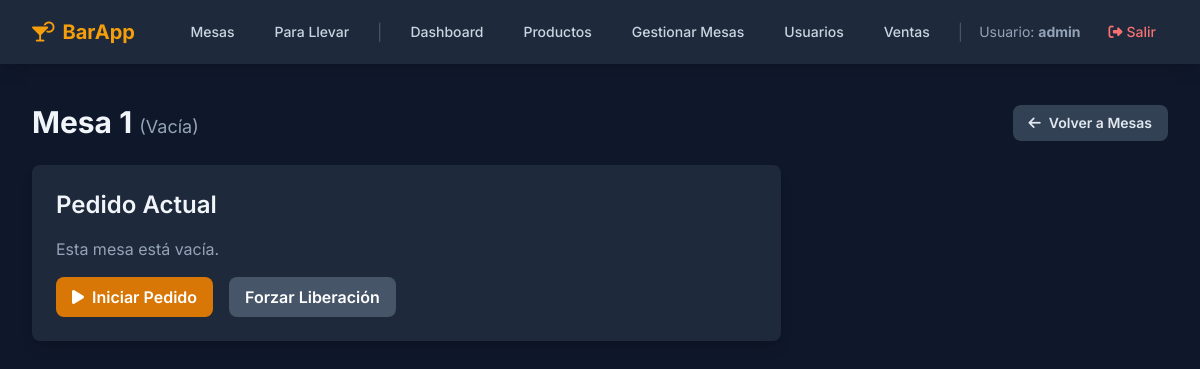
Screenshot of /mozo/table/1 (signed in) with the database file from the repository.
### app/models.py (models this page shows, shortened)
class User(UserMixin, db.Model):
    id = db.Column(db.Integer, primary_key=True)
    username = db.Column(db.String(80), unique=True, nullable=False)
    password_hash = db.Column(db.String(256), nullable=False)
    role = db.Column(db.String(20), nullable=False, default='mozo')

class Table(db.Model):
    id = db.Column(db.Integer, primary_key=True)
    number = db.Column(db.Integer, unique=True, nullable=False)
    capacity = db.Column(db.Integer, nullable=False)
    status = db.Column(db.String(20), default='Vacía')
    orders = db.relationship('Order', back_populates='table_assigned', lazy='dynamic')

### app/mozo.py (the view)
@mozo_bp.route('/table/<int:table_id>')
@mozo_required
def table_detail_view(table_id):
    table_instance = Table.query.get_or_404(table_id)
    current_order = Order.query.filter_by(table_id=table_instance.id, status='Activo').first()
    products_by_category = get_products_by_category()
    payment_methods = ['Efectivo', 'Tarjeta', 'Transferencia']
    return render_template('mozo/table_detail.html',
                           table=table_instance,
                           current_order=current_order,
                           products_by_category=products_by_category,
                           payment_methods=payment_methods,
                           title=f"Mesa {table_instance.number}")

### app/mozo.py (called while the page is built)
def get_products_by_category():
    products_query = Product.query.filter(Product.stock > 0).order_by(Product.type, Product.name).all()
    products_by_cat = OrderedDict()
    preferred_categories = [
        "Sandwiches", "Hamburguesas", "Pizzas", "Milanesas al Plato", "Tostados & Especiales",
        "Papas Fritas", "Agregados", "Bebidas con Alcohol", "Bebidas sin Alcohol", "Postre", "Otro"
    ]
    for cat_name in preferred_categories:
        products_by_cat[cat_name] = []
    for product in products_query:
        if product.type not in products_by_cat:
            products_by_cat[product.type] = []
        products_by_cat[product.type].append(product)
    final_products_by_cat = OrderedDict()
    for cat_name, prods_in_cat in products_by_cat.items():
        if prods_in_cat:
            final_products_by_cat[cat_name] = prods_in_cat
    return final_products_by_cat

### app/utils.py (called while the page is built)
def mozo_required(f):
    @wraps(f)
    def decorated_function(*args, **kwargs):
        if not current_user.is_authenticated or current_user.role not in ['admin', 'mozo']:
            flash("No tienes permiso para acceder a esta página.", "danger")
            return redirect(url_for('auth.login'))
        return f(*args, **kwargs)
    return decorated_function

### app/templates/mozo/table_detail.html (shortened to what this page needs)
{% extends "layout.html" %}
{% block content %}
<div class="flex justify-between items-center mb-6">
    <h1 class="text-3xl font-bold text-slate-100">
        Mesa {{ table.number }}
        <span class="text-lg font-normal text-slate-400">({{ table.status }})</span>
    </h1>
    <a href="{{ url_for('mozo.tables_view') }}" class="px-4 py-2 rounded-lg text-sm font-semibold bg-slate-700 hover:bg-slate-600 transition-colors">
        <i class="fa-solid fa-arrow-left mr-2"></i>Volver a Mesas
    </a>
</div>
<div class="grid grid-cols-1 lg:grid-cols-3 gap-6">
    <div class="lg:col-span-2 bg-slate-800 p-6 rounded-lg shadow-lg">
        <h2 class="text-2xl font-semibold mb-4 text-slate-100">Pedido Actual</h2>
        {% if current_order %}
            <p class="mb-4 text-slate-400">ID del Pedido: #{{ current_order.id }}</p>
            <div id="order-items-list" class="mb-4 border-t border-b border-slate-700 divide-y divide-slate-700">
                {% for item in current_order.items %}
                <div id="item-row-{{ item.id }}" class="py-3 flex justify-between items-center">
                    <div>
                        <p class="font-medium text-slate-100">{{ item.product.name }}</p>
                        <p class="text-sm text-slate-400">{{ item.quantity }} x ${{ "%.2f"|format(item.unit_price) }}</p>
                    </div>
                    <div class="text-right">
                        <p class="font-semibold text-slate-100">${{ "%.2f"|format(item.subtotal) }}</p>
                        <button onclick="removeItem({{ item.id }}, '{{ item.product.name | e }}', {{ item.product.id }})" class="text-xs text-red-400 hover:text-red-300 transition-colors">Quitar</button>
                    </div>
                </div>
                {% endfor %}
                {% if not current_order.items %}
                <p id="no-items-message" class="text-slate-500 py-4 text-center">No hay ítems en este pedido.</p>
                {% endif %}
            </div>
            <div class="flex justify-between items-center mt-6">
                <p class="text-2xl font-bold text-slate-100">Total: <span id="order-total" class="text-amber-500">${{ "%.2f"|format(current_order.total_amount) }}</span></p>
                <div class="flex flex-wrap gap-3 justify-end">
                    <button id="open-payment-modal-btn" type="button" class="px-4 py-2 rounded-lg font-semibold bg-emerald-600 hover:bg-emerald-700 transition-colors text-white {% if not current_order.items %}opacity-50 cursor-not-allowed{% endif %}" {% if not current_order.items %}disabled title="Añada ítems para poder cobrar"{% endif %}>
                        <i class="fa-solid fa-dollar-sign mr-2"></i>Cobrar Pedido
                    </button>
                    <form action="{{ url_for('mozo.cancel_order', order_id=current_order.id) }}" method="POST" onsubmit="return confirm('¿Desea CANCELAR este pedido? El stock de los productos será devuelto.');">
                        <input type="hidden" name="csrf_token" value="{{ csrf_token() }}">
                        <button type="submit" class="px-4 py-2 rounded-lg font-semibold bg-red-600 hover:bg-red-700 transition-colors text-white">
                            <i class="fa-solid fa-times mr-2"></i>Cancelar Pedido
                        </button>
                    </form>
                </div>
            </div>
        {% else %}
            <p class="text-slate-400 mb-4">Esta mesa está vacía.</p>
            <div class="flex gap-4">
                <form action="{{ url_for('mozo.start_table_order', table_id=table.id) }}" method="POST">
                    <button type="submit" class="px-4 py-2 rounded-lg font-semibold bg-amber-600 hover:bg-amber-700 transition-colors text-white">
                        <i class="fa-solid fa-play mr-2"></i>Iniciar Pedido
                    </button>
                </form>
                 <form action="{{ url_for('mozo.liberate_table', table_id=table.id) }}" method="POST" onsubmit="return confirm('¿Seguro que quiere forzar la liberación de esta mesa? Use esta opción si la mesa figura ocupada por error.');">
                    <button type="submit" class="px-4 py-2 rounded-lg font-semibold bg-slate-600 hover:bg-slate-700 transition-colors text-white">
                        Forzar Liberación
                    </button>
                </form>
            </div>
        {% endif %}
    </div>
</div>
{% endblock %}

### app/templates/layout.html (shortened to what this page needs)
<!DOCTYPE html>
<html lang="es">
<head>
    <script src="https://cdn.tailwindcss.com"></script>
    <link rel="stylesheet" href="https://cdnjs.cloudflare.com/ajax/libs/font-awesome/6.4.0/css/all.min.css">
</head>
<body class="bg-slate-900 text-slate-200">
    <nav class="bg-slate-800 shadow-lg sticky top-0 z-50">
        <div class="max-w-7xl mx-auto px-4 sm:px-6 lg:px-8">
            <div class="flex justify-between items-center h-16">
                <div class="flex-shrink-0">
                    <a class="text-xl font-bold text-amber-500 hover:text-amber-400 transition-colors" href="{{ url_for('index') }}">
                        <i class="fa-solid fa-martini-glass-citrus mr-2"></i>BarApp
                    </a>
                </div>
                <div class="hidden md:flex items-center space-x-4">
                    {% if current_user.is_authenticated %}
                        <a href="{{ url_for('mozo.tables_view') }}" class="px-3 py-2 rounded-md text-sm font-medium text-slate-300 hover:bg-slate-700 hover:text-white transition-colors">Mesas</a>
                        <a href="{{ url_for('mozo.takeaway_orders_view') }}" class="px-3 py-2 rounded-md text-sm font-medium text-slate-300 hover:bg-slate-700 hover:text-white transition-colors">Para Llevar</a>
                        {% if current_user.role == 'admin' %}
                            <span class="text-slate-600">|</span>
                            <a href="{{ url_for('admin.dashboard') }}" class="px-3 py-2 rounded-md text-sm font-medium text-slate-300 hover:bg-slate-700 hover:text-white transition-colors">Dashboard</a>
                            <a href="{{ url_for('admin.products') }}" class="px-3 py-2 rounded-md text-sm font-medium text-slate-300 hover:bg-slate-700 hover:text-white transition-colors">Productos</a>
                            <a href="{{ url_for('admin.manage_tables') }}" class="px-3 py-2 rounded-md text-sm font-medium text-slate-300 hover:bg-slate-700 hover:text-white transition-colors">Gestionar Mesas</a>
                            <a href="{{ url_for('admin.manage_users') }}" class="px-3 py-2 rounded-md text-sm font-medium text-slate-300 hover:bg-slate-700 hover:text-white transition-colors">Usuarios</a>
                            <a href="{{ url_for('admin.sales_log') }}" class="px-3 py-2 rounded-md text-sm font-medium text-slate-300 hover:bg-slate-700 hover:text-white transition-colors">Ventas</a>
                        {% endif %}
                        <span class="text-slate-600">|</span>
                        <span class="text-slate-400 text-sm">Usuario: <strong>{{ current_user.username }}</strong></span>
                        <a href="{{ url_for('auth.logout') }}" class="px-3 py-2 rounded-md text-sm font-medium text-red-400 hover:bg-red-500 hover:text-white transition-colors">
                            <i class="fa-solid fa-right-from-bracket mr-1"></i>Salir
                        </a>
                    {% else %}
                        <a href="{{ url_for('auth.login') }}" class="px-3 py-2 rounded-md text-sm font-medium text-slate-300 hover:bg-slate-700 hover:text-white transition-colors">Ingresar</a>
                    {% endif %}
                </div>
            </div>
        </div>
    </nav>
    <main class="max-w-7xl mx-auto mt-6 px-4 sm:px-6 lg:px-8 py-4">
        {% block content %}{% endblock %}
    </main>
</body>
</html>

### app/templates/layout.html (style rules this page uses)
body { font-family: 'Inter', sans-serif; -webkit-font-smoothing: antialiased; -moz-osx-font-smoothing: grayscale; }

### rows the page displays
User: username "admin"
Table: number "1", status "Vacía"
